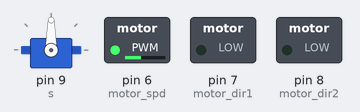
A sketch run on a simulated Arduino Uno, built with avr-gcc and run on an emulated ATmega328P. Parts: servo, switched loads named in the sketch (green lamp = pin HIGH).

Above: at 0.1 s.
Timing chart, 0 to 1.6 s (numbered marks = the images above):
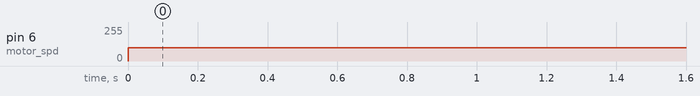

The sketch:

motor_arduino_test.ino
```cpp
#define motor_dir1 7
#define motor_dir2 8
#define motor_spd 6
#define servo 9

#include <Servo.h>
Servo s;
void setup() {
    pinMode(motor_dir1, OUTPUT);
    pinMode(motor_dir2, OUTPUT);
    pinMode(motor_spd, OUTPUT);
    digitalWrite(motor_dir1, HIGH);
    digitalWrite(motor_dir1, LOW);

    s.attach(9);
}

void loop() {
    analogWrite(motor_spd, 100);
}
```

Measured:
- by itself, pin 6 (motor_spd): 0/255 → 100/255 at 0.00 s
